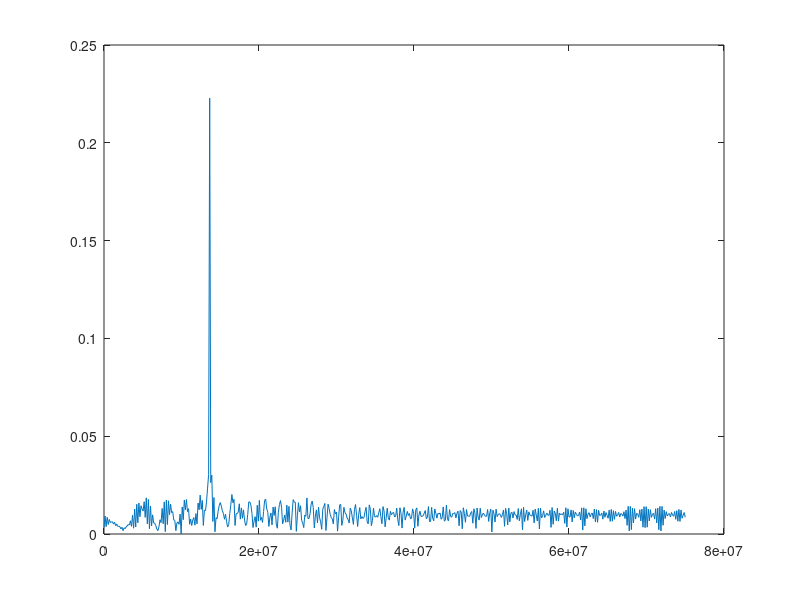
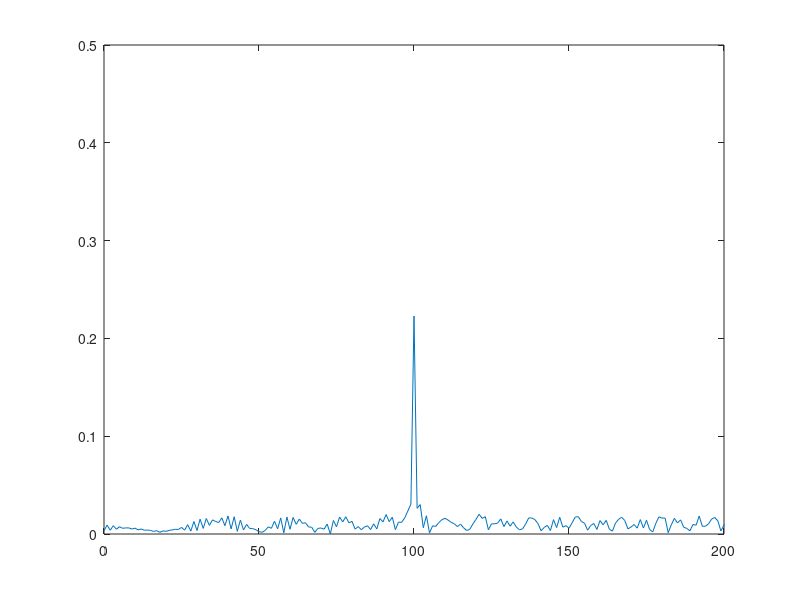
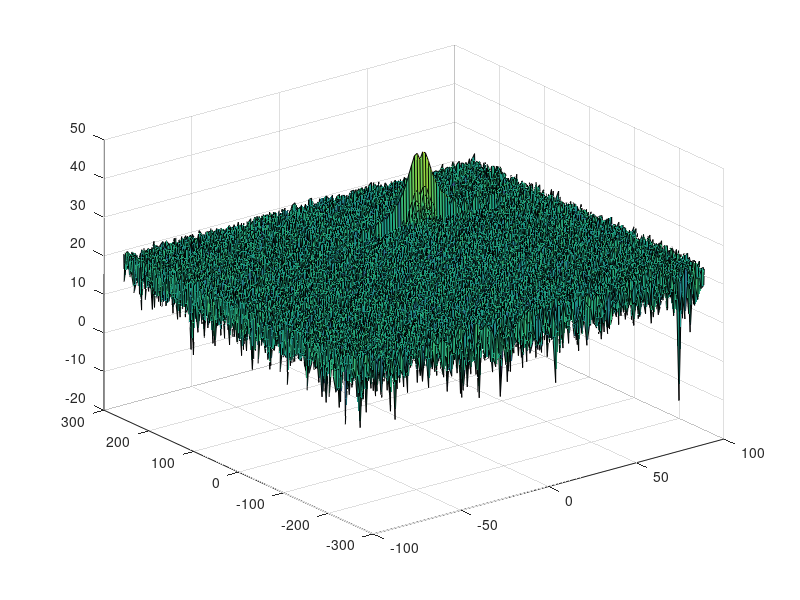

Here is the MATLAB script that generated these plots, in order: (Note: this script raises an error after producing the figures.)
clear all
clc;


%% Radar Specifications
%%%%%%%%%%%%%%%%%%%%%%%%%%%
% Frequency of operation = 77GHz
% Max Range = 200m
% Range Resolution = 1 m
% Max Velocity = 100 m/s
%%%%%%%%%%%%%%%%%%%%%%%%%%%
%speed of light = 3e8

range_res = 1;
max_vel = 100;
vel_res = 3;
max_range = 200;
c = 3e8;

%% User Defined Range and Velocity of target
% *%TODO* :
% define the target's initial position and velocity. Note : Velocity
% remains contant
v_0 = 30; % 30 m/s
R = 100; % 100 m 

%% FMCW Waveform Generation

b_sweep = c / (2*range_res);
Tchrip = (2*max_range) / c;
Tchrip = 5.5*Tchrip; % For an FMCW radar system, the sweep time should be at least 5 to 6 
             % times the round trip time.
slope = b_sweep / Tchrip;

%Operating carrier frequency of Radar 
fc= 77e9;             %carrier freq
                                                         
%The number of chirps in one sequence. Its ideal to have 2^ value for the ease of running the FFT
%for Doppler Estimation. 
Nd=128;                   % #of doppler cells OR #of sent periods % number of chirps

%The number of samples on each chirp. 
Nr=1024;                  %for length of time OR # of range cells

% Timestamp for running the displacement scenario for every sample on each chirp
t=linspace(0,Nd*Tchrip,Nr*Nd); %total time for samples 


%Creating the vectors for Tx, Rx and Mix based on the total samples input.
Tx=zeros(1,length(t)); %transmitted signal
Rx=zeros(1,length(t)); %received signal
Mix = zeros(1,length(t)); %beat signal

%Similar vectors for range_covered and time delay.
r_t=zeros(1,length(t));
td=zeros(1,length(t)); % trip time 


%% Signal generation and Moving Target simulation
% Running the radar scenario over the time. 
disp(length(t));
for i=1:length(t)         
    
    %For each time stamp update the Range of the Target for constant velocity. 
    r_t(i) = R + v_0 * t(i); 
    td(i) = 2*r_t(i) / c;
    
    % Receive and Transmit
    Tx(i) = cos(2*pi*(fc*t(i) + 0.5*slope*t(i)^2));
    Rx(i) = cos(2*pi*(fc*(t(i) - td(i)) + 0.5*slope*(t(i)-td(i))^2 ));
    
    %Now by mixing the Transmit and Receive generate the beat signal
    %This is done by element wise matrix multiplication of Transmit and
    %this mix signal hold the information about both Range(comming from the freq change and Doppler comming from phase change)    
    Mix(i) = Tx(i).*Rx(i);
    
end

fprintf("Ray2");

%% RANGE MEASUREMENT
% Signal lenght
L = Tchrip *  b_sweep;

%reshape the vector into Nr*Nd array. Nr and Nd here would also define the size of
%Range and Doppler FFT respectively.
Mix = reshape(Mix,[Nr,Nd]);

%run the FFT on the beat signal along the range bins dimension (Nr) and
%normalize.
signal_fft=fft(Mix,Nr);
signal_fft = abs(signal_fft/L); % absolute

signal_fft = signal_fft(1:L/2+1);% half samples


f = b_sweep*(0:(L/2))/L;
figure('Name','FFT')
plot(f,signal_fft)

% range estimation
R = (c*Tchrip*f)/(2*b_sweep);

% Plot range
figure ('Name','Range FFT')
plot(R, signal_fft)
axis ( [0 200 0 0.5] );


%% RANGE DOPPLER RESPONSE
% The 2D FFT implementation is already provided here. This will run a 2DFFT
% on the mixed signal (beat signal) output and generate a range doppler
% map.You will implement CFAR on the generated RDM


% Range Doppler Map Generation.

% The output of the 2D FFT is an image that has reponse in the range and
% doppler FFT bins. So, it is important to convert the axis from bin sizes
% to range and doppler based on their Max values.

Mix=reshape(Mix,[Nr,Nd]);

% 2D FFT using the FFT size for both dimensions.
sig_fft2 = fft2(Mix,Nr,Nd);

% Taking just one side of signal from Range dimension.
sig_fft2 = sig_fft2(1:Nr/2,1:Nd);
sig_fft2 = fftshift (sig_fft2);
RDM = abs(sig_fft2);
RDM = 10*log10(RDM) ;

%use the surf function to plot the output of 2DFFT and to show axis in both
%dimensions
doppler_axis = linspace(-100,100,Nd);
range_axis = linspace(-200,200,Nr/2)*((Nr/2)/400);
figure,surf(doppler_axis,range_axis,RDM);

%% CFAR implementation

%Slide Window through the complete Range Doppler Map

% *%TODO* :
%Select the number of Training Cells in both the dimensions.
Tr = 12;
Td = 6;

% *%TODO* :
%Select the number of Guard Cells in both dimensions around the Cell under 
%test (CUT) for accurate estimation
Gr = 6;
Gd = 3;

% *%TODO* :
% offset the threshold by SNR value in dB
offset = 7;


% *%TODO* :
% The process above will generate a thresholded block, which is smaller 
%than the Range Doppler Map as the CUT cannot be located at the edges of
%matrix. Hence,few cells will not be thresholded. To keep the map size same
% set those values to 0. 

% Then create another vector to hold final signal after thresholding
signal_cfar = zeros(Nr/2,Nd);

% *%TODO* :
%Create a vector to store noise_level for each iteration on training cells
noise_level = zeros(1,1);


% *%TODO* :
%design a loop such that it slides the CUT across range doppler map by
%giving margins at the edges for Training and Guard Cells.
%For every iteration sum the signal level within all the training
%cells. To sum convert the value from logarithmic to linear using db2pow
%function. Average the summed values for all of the training
%cells used. After averaging convert it back to logarithimic using pow2db.
%Further add the offset to it to determine the threshold. Next, compare the
%signal under CUT with this threshold. If the CUT level > threshold assign
%it a value of 1, else equate it to 0.


% Use RDM[x,y] as the matrix from the output of 2D FFT for implementing CFAR
num_cells = (2*Tr+2*Gr+1)*(2*Td+2*Gd+1) - (2*Gr+1)*(2*Gd+1);

for i=1:(Nr/2-(2*Gr+2*Tr))
    for j=1:(Nd-(2*Gd+2*Td))
        s1 = sum(db2pow(RDM(i:i+2*Tr+2*Gr, j:j+2*Td+2*Gd)),'all');
        s2 = sum(db2pow(RDM(i+Tr:i+Tr+2*Gr, j+Td:j+Td+2*Gd)),'all');    
        noise_level = s1 - s2;
        
%         threshold = avarage noise
        th = noise_level/num_cells;
%         * offset
        th = pow2db(th) + offset;
        th= db2pow(th);
        
        
        signal = db2pow(RDM(i+Tr+Gr, j+Td+Gd));

%         if signal > threshold take it in considration
        if (signal <= th)
            signal = 0;
        else 
            signal = 1;
        end
        
        signal_cfar(i+Tr+Gr,j+Td+Gd) = signal;        
    end
end


figure,surf(doppler_axis,range_axis,signal_cfar);
colorbar;

 
 
